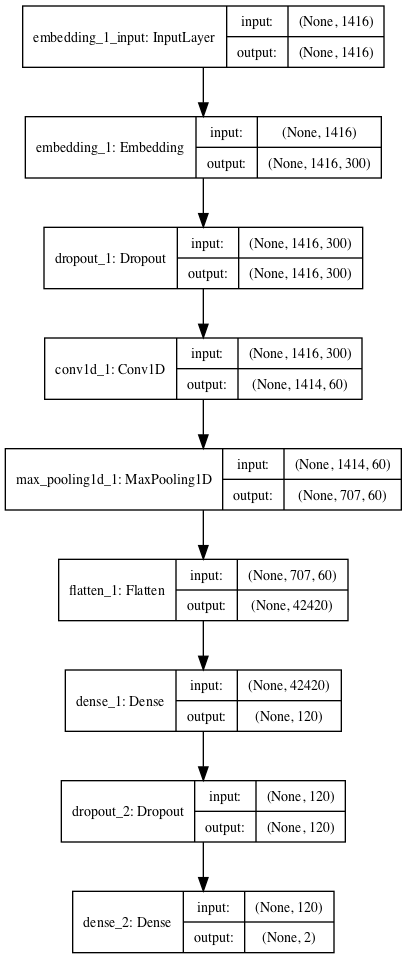

Reproduce this figure in Python.
# max len = 56
from __future__ import absolute_import
from __future__ import print_function

import logging
import os
import sys

import numpy as np
import pandas as pd
from keras import Sequential
from keras.layers import Embedding, Dropout, Convolution1D, MaxPooling1D, Flatten, Dense, Activation
from matplotlib import pyplot as plt
from tensorflow import keras
from keras.utils import plot_model
import pickle

batch_size = 32  # 每次梯度更新的样本数。
nb_epoch = 10  # 迭代次数
hidden_dim = 128  # 隐层单元个数

kernel_size = 3  # 卷积核大小
nb_filter = 60  # 卷积核个数

test = pd.read_csv("corpus/imdb/testData.tsv", header=0,
                   delimiter="\t", quoting=3)


def get_idx_from_sent(sent, word_idx_map):
    """
    Transforms sentence into a list of indices. Pad with zeroes.
    """
    x = []
    words = sent.split()
    for word in words:
        if word in word_idx_map:
            x.append(word_idx_map[word])
        else:
            x.append(1)

    return x


def make_idx_data(revs, word_idx_map, maxlen=60):
    """
    Transforms sentences into a 2-d matrix.
    """
    X_train, X_test, X_dev, y_train, y_dev = [], [], [], [], []
    for rev in revs:
        sent = get_idx_from_sent(rev['text'], word_idx_map)
        y = rev['y']

        if rev['split'] == 1:
            X_train.append(sent)
            y_train.append(y)
        elif rev['split'] == 0:
            X_dev.append(sent)
            y_dev.append(y)
        elif rev['split'] == -1:
            X_test.append(sent)

    X_train = keras.preprocessing.sequence.pad_sequences(np.array(X_train), maxlen=maxlen)
    X_dev = keras.preprocessing.sequence.pad_sequences(np.array(X_dev), maxlen=maxlen)
    X_test = keras.preprocessing.sequence.pad_sequences(np.array(X_test), maxlen=maxlen)
    # X_valid = sequence.pad_sequences(np.array(X_valid), maxlen=maxlen)
    y_train = keras.utils.to_categorical(np.array(y_train))
    y_dev = keras.utils.to_categorical(np.array(y_dev))
    # y_valid = np.array(y_valid)

    return [X_train, X_test, X_dev, y_train, y_dev]  # dev为验证集


if __name__ == '__main__':
    program = os.path.basename(sys.argv[0])
    logger = logging.getLogger(program)

    logging.basicConfig(format='%(asctime)s: %(levelname)s: %(message)s')
    logging.root.setLevel(level=logging.INFO)
    logger.info(r"running %s" % ''.join(sys.argv))

    logging.info('loading data...')
    # pickle_file = os.path.join('pickle', 'vader_movie_reviews_glove.pickle3')
    # pickle_file = sys.argv[1]
    pickle_file = os.path.join('pickle', 'imdb_train_val_test.pickle3')

    revs, W, word_idx_map, vocab, maxlen = pickle.load(open(pickle_file, 'rb'))  # 读取二进制文件
    # revs 为评论集合，W为74402*300的numpy词向量矩阵，word_idx_map为单词索引，vocab为单词出现次数，maxlen为最大评论长度1416
    # 之后会用maxlen作为所有句子的长度窗口进行送入神经网络
    logging.info('data loaded!')

    X_train, X_test, X_dev, y_train, y_dev = make_idx_data(revs, word_idx_map, maxlen=maxlen)

    n_train_sample = X_train.shape[0]  # 20072
    logging.info("n_train_sample [n_train_sample]: %d" % n_train_sample)

    n_test_sample = X_test.shape[0]  # 25000
    logging.info("n_test_sample [n_train_sample]: %d" % n_test_sample)

    len_sentence = X_train.shape[1]  # 1416
    logging.info("len_sentence [len_sentence]: %d" % len_sentence)

    max_features = W.shape[0]  # 77402
    logging.info("num of word vector [max_features]: %d" % max_features)

    num_features = W.shape[1]  # 300
    logging.info("dimension of word vector [num_features]: %d" % num_features)

    # Keras Model
    # this is the placeholder tensor for the input sequence

    model = Sequential()

    model.add(Embedding(input_dim=max_features, output_dim=num_features,
                        # input_dim 词典中的词语个数，output_dim词向量的维数
                        input_length=maxlen, weights=[W], trainable=False))

    model.add(Dropout(0.25))
    # Dropout 包括在训练中每次更新时，
    # 将输入单元的按比率随机设置为 0，
    # 这有助于防止过拟合。

    # convolutional layer 卷积层
    model.add(Convolution1D(filters=nb_filter,  # 卷积核数量  一维卷积
                            kernel_size=kernel_size,  # 卷积核大小
                            padding='valid',  # padding不填充
                            activation='relu',  # rulu激活函数
                            strides=1  # 步长
                            ))

    model.add(MaxPooling1D(pool_size=2))  # 使用最大池化
    model.add(Flatten())  # 展平一个张量后喂给全连接接神经网络

    # We add a vanilla hidden layer:
    model.add(Dense(120, activation='relu'))  # best: 120  #dense为全连接层神经元个数为70
    model.add(Dropout(0.25))  # best: 0.25 # 有效防止过拟合

    model.add(Dense(2, activation='softmax'))

    model.compile(loss='categorical_crossentropy', optimizer='adam', metrics=['acc'])
    # categorical_crossentropy 输出张量与目标张量之间的分类交叉熵。
    # Adam 优化器。
    # 评价函数用于评估当前训练模型的性能。当模型编译后（compile），评价函数应该作为 metrics 的参数来输入。
    print('plot model...')

    plot_model(model, to_file='imdb_cnn.png', show_shapes=True, show_layer_names=True)  # 网络可视化

    history = model.fit(X_train, y_train, validation_data=[X_dev, y_dev], batch_size=batch_size,
                        epochs=nb_epoch)  # 开始训练

    y_pred = model.predict(X_test, batch_size=batch_size)
    y_pred = np.argmax(y_pred, axis=1)

    result_output = pd.DataFrame(data={"id": test["id"], "sentiment": y_pred})

    # Use pandas to write the comma-separated output file
    result_output.to_csv("./result/cnn.csv", index=False, quoting=3)
    score, acc = model.evaluate(X_dev, y_dev, batch_size=batch_size)

    print('Test score:', score)
    print('Test accuracy:', acc)
    plt.plot(history.history['acc'])
    plt.plot(history.history['val_acc'])
    plt.title('Model accuracy')
    plt.ylabel('Accuracy')
    plt.xlabel('Epoch')
    plt.legend(['Train', 'Test'], loc='upper left')
    plt.show()

    # 绘制训练 & 验证的损失值
    plt.plot(history.history['loss'])
    plt.plot(history.history['val_loss'])
    plt.title('Model loss')
    plt.ylabel('Loss')
    plt.xlabel('Epoch')
    plt.legend(['Train', 'Test'], loc='upper left')
    plt.show()
